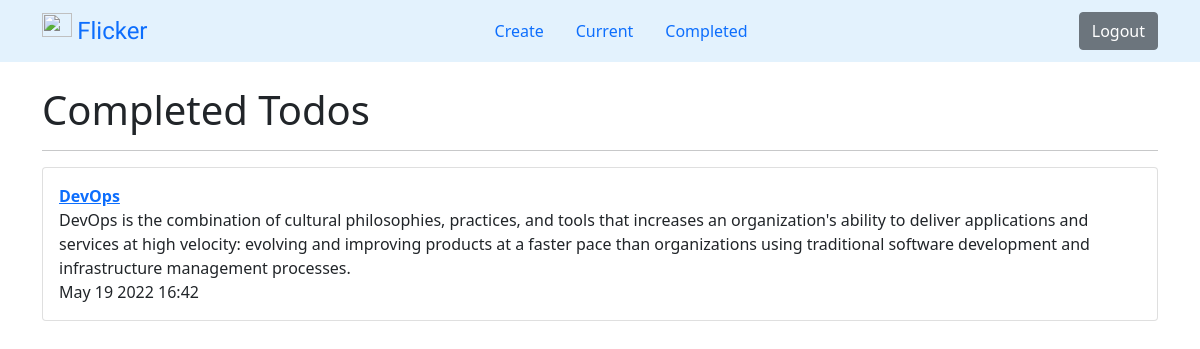
The app's page /completed/ (signed in) with its own data.
### todo/models.py (models this page shows, shortened)
class Todo(models.Model):
    user = models.ForeignKey(User, on_delete=models.CASCADE)
    title = models.CharField(max_length=150, blank=False)
    memo = models.TextField(blank=True)
    important = models.BooleanField(default=False)
    datecompleted = models.DateTimeField(blank=True, null=True)
    created_at = models.DateTimeField(auto_now_add=True)
    updated_at = models.DateTimeField(auto_now=True)
    class Meta:
        verbose_name = "Todo"
        verbose_name_plural = "Todos"

### todo/views.py (the view)
# urls.py: path('completed/', views.completedTodo, name='completed_todo'),
def completedTodo(request):
    todos = Todo.objects.filter(user=request.user, datecompleted__isnull=False)
    context = dict()
    context['todos'] = todos
    return render(request, 'todo/completed_todo.html', context)

### todo/templates/todo/completed_todo.html
{% extends 'base.html' %}
{% block content %}
<h1>Completed Todos</h1>
<hr>
{% for todo in todos %}
<div class="card">
    <div class="card-body">
        <a href="{% url 'todo:view_todo' todo.id %}">
            {% if todo.important %}<strong>{% endif %}{{ todo.title }}{% if todo.important %}</strong>{% endif %}
        </a>
        {% if todo.memo %}<br>{{ todo.memo }}{% endif %}
        <br>
        {{ todo.datecompleted|date:'M j Y H:i' }}
    </div>
</div>
<br>
{% endfor %}
{% endblock content %}

### templates/base.html (shortened to what this page needs)
{% load static %}
<!DOCTYPE html>
<html lang="en">
<head>
    <link rel="stylesheet" type="text/css" href="{% static 'style.css' %}">
    <link href="https://cdn.jsdelivr.net/npm/bootstrap@5.0.0-beta1/dist/css/bootstrap.min.css" rel="stylesheet"
>
</head>
<body>
    <nav class="navbar" style="background-color: #e3f2fd;">
        <div class="container">
            <a class="navbar-brand" href="{% url 'todo:index' %}">
                <img src="https://i.pinimg.com/736x/e8/ac/ba/e8acba8e8c22739ddf316d8d8d8db791.jpg" alt="" width="30"
                    height="24" class="d-inline-block align-top">
                <span id="head">
                    Flicker
                </span>
            </a>
            {% if request.user.is_authenticated %}
            <ul class="nav nav-pills">
                <li class="nav-item">
                    <a class="nav-link" href="{% url 'todo:create_todo' %}">Create </a>
                </li>
                <li class="nav-item">
                    <a class="nav-link" href="{% url 'todo:current_todo' %}">Current</a>
                </li>
                <li class="nav-item">
                    <a class="nav-link" href="{% url 'todo:completed_todo' %}">Completed</a>
                </li>
            </ul>
            <form action="{% url 'authentication:logout_user' %}" method="POST">
                <ul class="nav nav-pills">
                    <li class="nav-item">
                        <button type="submit" class="btn btn-secondary">Logout</button>
                    </li>
                </ul>
            </form>
            {% endif %}
        </div>
    </nav>
    <br>
    <div class="container">
        {% block content %} {% endblock content %}
    </div>
</body>
</html>

### static/style.css (style rules this page uses)
#head { font-family: 'Redressed', cursive; font-size: larger; }
span { text-align: center; width: 250px; height: 200px; }

### records on screen
Todo: title "DevOps", memo "DevOps is the combination of cultural philosophies, practices, and tools that increases an organization's ability to deliver applications and services at high velocity: evolving and improving products at a faster pace than organizations using traditional software development and infrastructure management processes.", datecompleted "May 19 2022 16:42"
